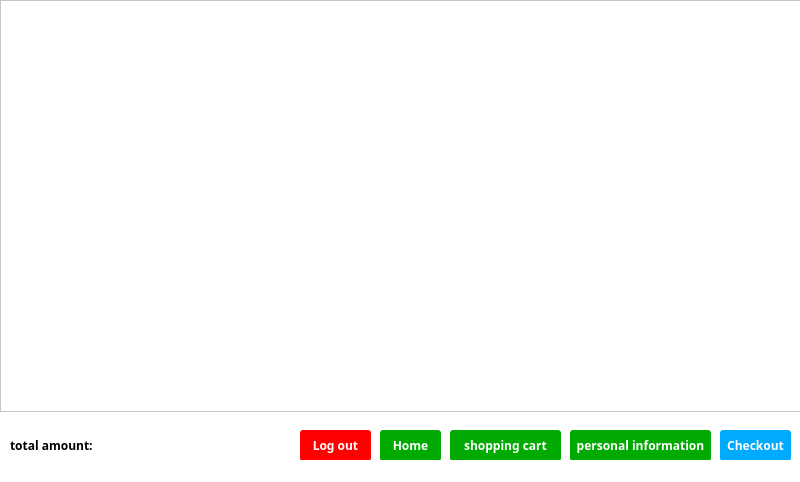
<?xml version="1.0" encoding="UTF-8"?>
<ui version="4.0">
 <class>MainWindow</class>
 <widget class="QMainWindow" name="MainWindow">
  <property name="geometry">
   <rect>
    <x>0</x>
    <y>0</y>
    <width>800</width>
    <height>482</height>
   </rect>
  </property>
  <property name="minimumSize">
   <size>
    <width>800</width>
    <height>482</height>
   </size>
  </property>
  <property name="maximumSize">
   <size>
    <width>800</width>
    <height>482</height>
   </size>
  </property>
  <property name="windowTitle">
   <string>MainWindow</string>
  </property>
  <property name="styleSheet">
   <string notr="true">background-color: white;</string>
  </property>
  <widget class="QWidget" name="centralwidget">
   <widget class="QTableView" name="tableView">
    <property name="geometry">
     <rect>
      <x>0</x>
      <y>0</y>
      <width>801</width>
      <height>412</height>
     </rect>
    </property>
    <property name="minimumSize">
     <size>
      <width>801</width>
      <height>412</height>
     </size>
    </property>
    <property name="maximumSize">
     <size>
      <width>801</width>
      <height>412</height>
     </size>
    </property>
   </widget>
   <widget class="QPushButton" name="pushButton">
    <property name="geometry">
     <rect>
      <x>450</x>
      <y>430</y>
      <width>111</width>
      <height>31</height>
     </rect>
    </property>
    <property name="font">
     <font>
      <family>微软雅黑</family>
      <weight>75</weight>
      <bold>true</bold>
     </font>
    </property>
    <property name="styleSheet">
     <string notr="true">QPushButton { background-color:rgb(0, 170, 0); color:rgb(255, 255, 255); border-radius: 3px; }</string>
    </property>
    <property name="text">
     <string>shopping cart</string>
    </property>
   </widget>
   <widget class="QPushButton" name="pushButton_3">
    <property name="geometry">
     <rect>
      <x>300</x>
      <y>430</y>
      <width>71</width>
      <height>31</height>
     </rect>
    </property>
    <property name="font">
     <font>
      <family>微软雅黑</family>
      <weight>75</weight>
      <bold>true</bold>
     </font>
    </property>
    <property name="styleSheet">
     <string notr="true">QPushButton { background-color:rgb(255, 0, 0); color:rgb(255, 255, 255); border-radius: 3px; }</string>
    </property>
    <property name="text">
     <string>Log out</string>
    </property>
   </widget>
   <widget class="QPushButton" name="pushButton_4">
    <property name="geometry">
     <rect>
      <x>380</x>
      <y>430</y>
      <width>61</width>
      <height>31</height>
     </rect>
    </property>
    <property name="font">
     <font>
      <family>微软雅黑</family>
      <weight>75</weight>
      <bold>true</bold>
     </font>
    </property>
    <property name="styleSheet">
     <string notr="true">QPushButton { background-color:rgb(0, 170, 0); color:rgb(255, 255, 255); border-radius: 3px; }</string>
    </property>
    <property name="text">
     <string>Home</string>
    </property>
   </widget>
   <widget class="QPushButton" name="pushButton_2">
    <property name="geometry">
     <rect>
      <x>570</x>
      <y>430</y>
      <width>141</width>
      <height>31</height>
     </rect>
    </property>
    <property name="font">
     <font>
      <family>微软雅黑</family>
      <weight>75</weight>
      <bold>true</bold>
     </font>
    </property>
    <property name="styleSheet">
     <string notr="true">QPushButton { background-color:rgb(0, 170, 0); color:rgb(255, 255, 255); border-radius: 3px; }</string>
    </property>
    <property name="text">
     <string>personal information</string>
    </property>
   </widget>
   <widget class="QLabel" name="label">
    <property name="geometry">
     <rect>
      <x>10</x>
      <y>430</y>
      <width>151</width>
      <height>31</height>
     </rect>
    </property>
    <property name="font">
     <font>
      <family>微软雅黑</family>
      <weight>75</weight>
      <bold>true</bold>
     </font>
    </property>
    <property name="text">
     <string>total amount:</string>
    </property>
   </widget>
   <widget class="QPushButton" name="pushButton_5">
    <property name="geometry">
     <rect>
      <x>720</x>
      <y>430</y>
      <width>71</width>
      <height>31</height>
     </rect>
    </property>
    <property name="font">
     <font>
      <family>微软雅黑</family>
      <weight>75</weight>
      <bold>true</bold>
     </font>
    </property>
    <property name="styleSheet">
     <string notr="true">QPushButton { background-color:rgb(0, 170, 255); color:rgb(255, 255, 255); border-radius: 3px; }</string>
    </property>
    <property name="text">
     <string>Checkout</string>
    </property>
   </widget>
  </widget>
  <widget class="QStatusBar" name="statusbar"/>
 </widget>
 <resources/>
 <connections/>
</ui>
